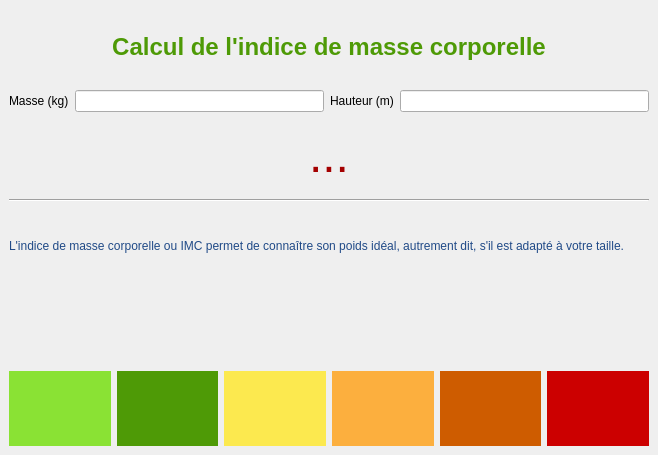
<?xml version="1.0" encoding="UTF-8"?>
<ui version="4.0">
 <class>MainWindow</class>
 <widget class="QMainWindow" name="MainWindow">
  <property name="geometry">
   <rect>
    <x>0</x>
    <y>0</y>
    <width>658</width>
    <height>455</height>
   </rect>
  </property>
  <property name="windowTitle">
   <string>Indice de masse corporelle</string>
  </property>
  <widget class="QWidget" name="centralwidget">
   <layout class="QGridLayout" name="gridLayout_2" columnstretch="0,100,0,100">
    <item row="2" column="2">
     <widget class="QLabel" name="lbl_hauteur">
      <property name="text">
       <string>Hauteur (m)</string>
      </property>
     </widget>
    </item>
    <item row="4" column="0" colspan="4">
     <widget class="Line" name="line">
      <property name="orientation">
       <enum>Qt::Horizontal</enum>
      </property>
     </widget>
    </item>
    <item row="5" column="0" colspan="4">
     <widget class="QLabel" name="lbl_imc_intro">
      <property name="text">
       <string>&lt;html&gt;&lt;head/&gt;&lt;body&gt;&lt;p&gt;&lt;span style=&quot; color:#204a87;&quot;&gt;L'indice de masse corporelle ou IMC permet de connaître son poids idéal, autrement dit, s'il est adapté à votre taille. &lt;/span&gt;&lt;/p&gt;&lt;/body&gt;&lt;/html&gt;</string>
      </property>
      <property name="textFormat">
       <enum>Qt::RichText</enum>
      </property>
      <property name="wordWrap">
       <bool>true</bool>
      </property>
     </widget>
    </item>
    <item row="2" column="1">
     <widget class="QLineEdit" name="txt_masse"/>
    </item>
    <item row="3" column="0" colspan="4">
     <widget class="QLabel" name="lbl_imc_val">
      <property name="font">
       <font>
        <pointsize>36</pointsize>
       </font>
      </property>
      <property name="styleSheet">
       <string notr="true">color: rgb(164, 0, 0);</string>
      </property>
      <property name="text">
       <string>...</string>
      </property>
      <property name="alignment">
       <set>Qt::AlignCenter</set>
      </property>
     </widget>
    </item>
    <item row="2" column="3">
     <widget class="QLineEdit" name="txt_hauteur"/>
    </item>
    <item row="0" column="0" colspan="4">
     <widget class="QLabel" name="lbl_titre">
      <property name="font">
       <font>
        <family>Tahoma</family>
        <pointsize>18</pointsize>
        <weight>75</weight>
        <bold>true</bold>
       </font>
      </property>
      <property name="styleSheet">
       <string notr="true">color: rgb(78, 154, 6);</string>
      </property>
      <property name="text">
       <string>Calcul de l'indice de masse corporelle</string>
      </property>
      <property name="alignment">
       <set>Qt::AlignCenter</set>
      </property>
     </widget>
    </item>
    <item row="6" column="0" colspan="4">
     <widget class="QLabel" name="lbl_imc_image">
      <property name="text">
       <string/>
      </property>
      <property name="pixmap">
       <pixmap resource="ressources.qrc">:/imc/imc.jpg</pixmap>
      </property>
     </widget>
    </item>
    <item row="2" column="0">
     <widget class="QLabel" name="lbl_masse">
      <property name="text">
       <string>Masse (kg)</string>
      </property>
     </widget>
    </item>
    <item row="7" column="0" colspan="4">
     <layout class="QHBoxLayout" name="horizontalLayout" stretch="1,1,1,1,1,1">
      <property name="sizeConstraint">
       <enum>QLayout::SetFixedSize</enum>
      </property>
      <item>
       <widget class="QLabel" name="lbl_ob_maigreur">
        <property name="styleSheet">
         <string notr="true">background-color: rgb(138, 226, 52);</string>
        </property>
        <property name="text">
         <string/>
        </property>
        <property name="alignment">
         <set>Qt::AlignCenter</set>
        </property>
       </widget>
      </item>
      <item>
       <widget class="QLabel" name="lbl_ob_normale">
        <property name="styleSheet">
         <string notr="true">background-color: rgb(78, 154, 6);</string>
        </property>
        <property name="text">
         <string/>
        </property>
        <property name="alignment">
         <set>Qt::AlignCenter</set>
        </property>
       </widget>
      </item>
      <item>
       <widget class="QLabel" name="lbl_ob_surpoids">
        <property name="styleSheet">
         <string notr="true">background-color: rgb(252, 233, 79);</string>
        </property>
        <property name="text">
         <string/>
        </property>
        <property name="alignment">
         <set>Qt::AlignCenter</set>
        </property>
       </widget>
      </item>
      <item>
       <widget class="QLabel" name="lbl_ob_modree">
        <property name="styleSheet">
         <string notr="true">background-color: rgb(252, 175, 62);</string>
        </property>
        <property name="text">
         <string/>
        </property>
        <property name="alignment">
         <set>Qt::AlignCenter</set>
        </property>
       </widget>
      </item>
      <item>
       <widget class="QLabel" name="lbl_ob_severe">
        <property name="styleSheet">
         <string notr="true">background-color: rgb(206, 92, 0);</string>
        </property>
        <property name="text">
         <string/>
        </property>
        <property name="alignment">
         <set>Qt::AlignCenter</set>
        </property>
       </widget>
      </item>
      <item>
       <widget class="QLabel" name="lbl_ob_morbide">
        <property name="styleSheet">
         <string notr="true">background-color: rgb(204, 0, 0);</string>
        </property>
        <property name="text">
         <string/>
        </property>
        <property name="alignment">
         <set>Qt::AlignCenter</set>
        </property>
       </widget>
      </item>
     </layout>
    </item>
   </layout>
  </widget>
 </widget>
 <resources>
  <include location="ressources.qrc"/>
 </resources>
 <connections/>
</ui>
